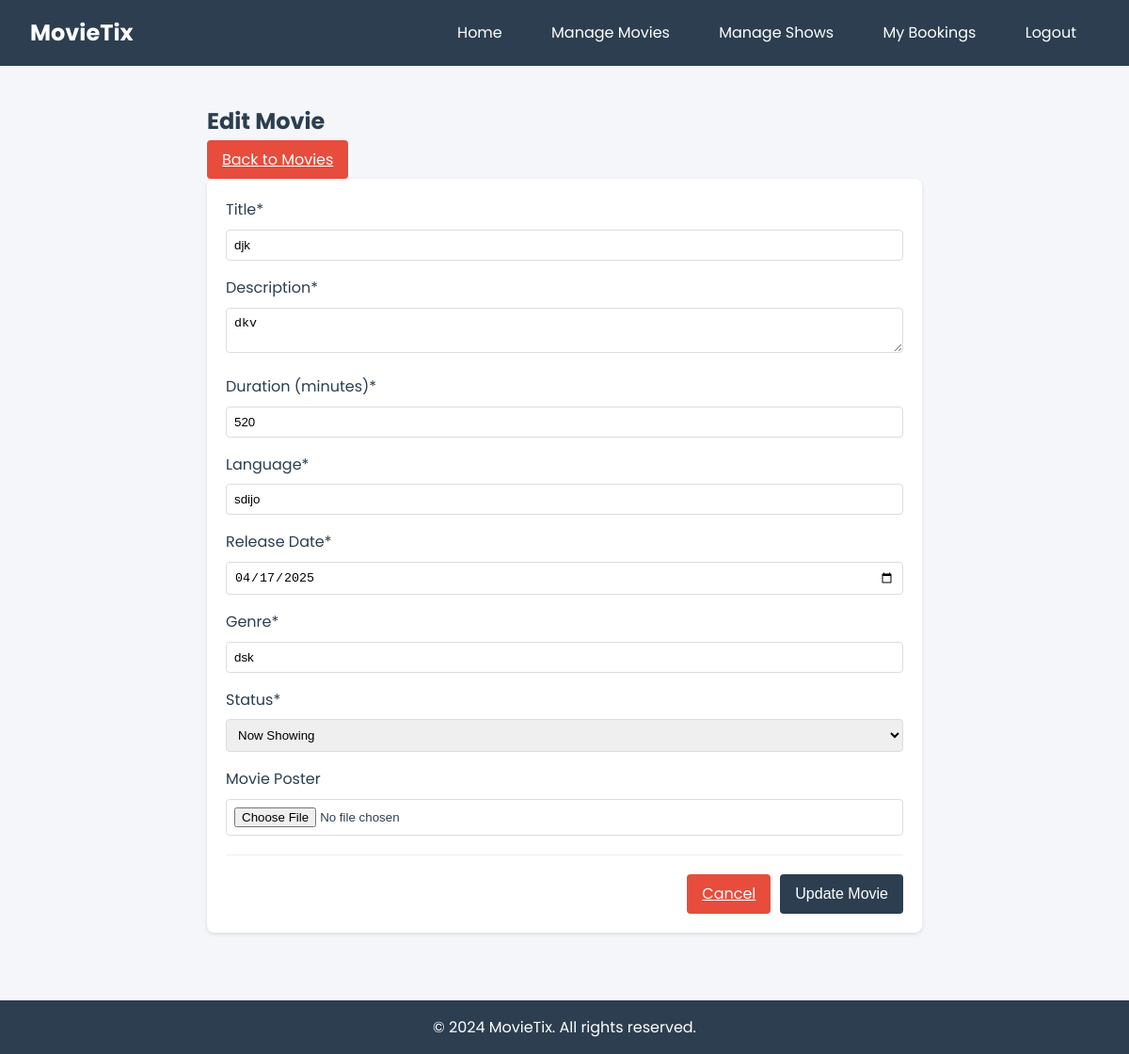
The app's page /admin/movies/edit/1 (signed in) with its own data.
### app.py (models this page shows)
class Movie(db.Model):
    id = db.Column(db.Integer, primary_key=True)
    title = db.Column(db.String(100), nullable=False)
    description = db.Column(db.Text, nullable=False)
    duration = db.Column(db.Integer, nullable=False)  # in minutes
    language = db.Column(db.String(50), nullable=False)
    release_date = db.Column(db.Date, nullable=False)
    poster_image = db.Column(db.String(200))
    genre = db.Column(db.String(100))
    rating = db.Column(db.Float, default=0.0)
    status = db.Column(db.String(20), default='Coming Soon')  # Now Showing, Coming Soon
    shows = db.relationship('Show', backref='movie', lazy=True)

### app.py (the view, shortened to what this page needs)
@app.route('/admin/movies/edit/<int:movie_id>', methods=['GET', 'POST'])
def edit_movie(movie_id):
    if not session.get('is_admin'):
        flash('Unauthorized access', 'danger')
        return redirect(url_for('login'))
    movie = Movie.query.get_or_404(movie_id)
    return render_template('admin/edit_movie.html', movie=movie)

### templates/admin/edit_movie.html (shortened to what this page needs)
{% extends "base.html" %}
{% block content %}
<div class="admin-container">
    <div class="admin-header">
        <h2>Edit Movie</h2>
        <a href="{{ url_for('admin_movies') }}" class="btn btn-secondary">Back to Movies</a>
    </div>
    <form method="POST" enctype="multipart/form-data" class="edit-movie-form">
        <div class="form-group">
            <label for="title">Title*</label>
            <input type="text" id="title" name="title" value="{{ movie.title }}" required>
        </div>
        <div class="form-group">
            <label for="description">Description*</label>
            <textarea id="description" name="description" required>{{ movie.description }}</textarea>
        </div>
        <div class="form-group">
            <label for="duration">Duration (minutes)*</label>
            <input type="number" id="duration" name="duration" value="{{ movie.duration }}" min="1" required>
        </div>
        <div class="form-group">
            <label for="language">Language*</label>
            <input type="text" id="language" name="language" value="{{ movie.language }}" required>
        </div>
        <div class="form-group">
            <label for="release_date">Release Date*</label>
            <input type="date" id="release_date" name="release_date"
                   value="{{ movie.release_date.strftime('%Y-%m-%d') }}" required>
        </div>
        <div class="form-group">
            <label for="genre">Genre*</label>
            <input type="text" id="genre" name="genre" value="{{ movie.genre }}" required>
        </div>
        <div class="form-group">
            <label for="status">Status*</label>
            <select id="status" name="status" required>
                <option value="Now Showing" {% if movie.status == 'Now Showing' %}selected{% endif %}>Now Showing</option>
            </select>
        </div>
        <div class="form-group">
            <label for="poster">Movie Poster</label>
            <input type="file" id="poster" name="poster" accept="image/*">
        </div>
        <div class="form-buttons">
            <a href="{{ url_for('admin_movies') }}" class="btn btn-secondary">Cancel</a>
            <button type="submit" class="btn btn-primary">Update Movie</button>
        </div>
    </form>
</div>
{% endblock %}

### static/css/style.css (style rules this page uses)
:root { --primary-color: #2c3e50; --secondary-color: #e74c3c; --background-color: #f5f6fa; --text-color: #2c3e50; --border-color: #dcdde1; }
* { margin: 0; padding: 0; box-sizing: border-box; }
body { font-family: 'Poppins', sans-serif; background-color: var(--background-color); color: var(--text-color); line-height: 1.6; }
.form-group { margin-bottom: 1rem; }
.form-group label { display: block; margin-bottom: 0.5rem; }
.form-group input, .form-group select, .form-group textarea { width: 100%; padding: 0.5rem; border: 1px solid var(--border-color); border-radius: 4px; }
.btn { display: inline-block; padding: 0.5rem 1rem; border: none; border-radius: 4px; cursor: pointer; font-size: 1rem; transition: background-color 0.3s; }
.btn-primary { background-color: var(--primary-color); color: white; }
.btn-secondary { background-color: var(--secondary-color); color: white; }

### templates/admin/edit_movie.html (style rules this page uses)
.admin-container { max-width: 800px; margin: 0 auto; padding: 20px; }
.edit-movie-form { background: white; padding: 20px; border-radius: 8px; box-shadow: 0 2px 4px rgba(0,0,0,0.1); }
.form-buttons { display: flex; justify-content: flex-end; gap: 10px; margin-top: 20px; padding-top: 20px; border-top: 1px solid #eee; }

### records on screen
Movie: title "djk", description "dkv", duration "520", language "sdijo", release_date "04/17/2025", genre "dsk", status "Now Showing"
